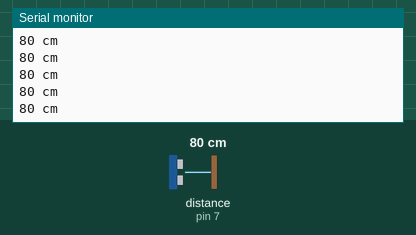
Simulated run of this sketch. Board: Arduino Uno, built with avr-gcc and run on an emulated ATmega328P. Parts: the last lines printed to the serial monitor. Wiring (inferred from the names in the program): ultrasonic range finder: trigger pin 8; echo pin 7. The inputs (shaded band) are chosen by the test bench; at power-on: distance to the obstacle (sensor on pin 7) 80 cm. The echo pulse lasts 58.3 µs per cm.

Above: at 1.2 s.
1.3 s: distance to the obstacle (sensor on pin 7) set to 9 cm
At 1.34 s:
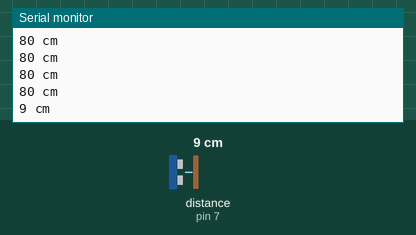
4.3 s: distance to the obstacle (sensor on pin 7) set to 4 cm
At 4.31 s:
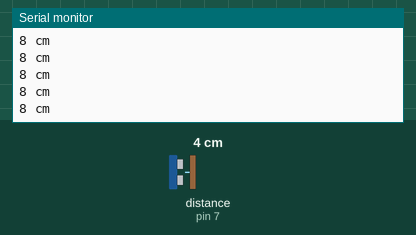
Timing chart, 0 to 7.3 s (numbered marks = the images above; inputs shaded):
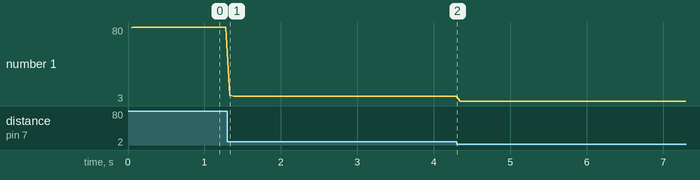

Measured:
- after the input at 1.3 s, the serial monitor: prints a new line at once (image 1)
- plotted number 1: 80 → 8 after the input at 1.3 s, 8 → 3 after the input at 4.3 s

The sketch:

Ultrasound_HC-SR04.ino
```cpp
#define echoPin 7 // Echo Pin
#define trigPin 8 // Trigger Pin


long duration, distance; // Duration used to calculate distance

void setup() {
 Serial.begin (9600);
 Serial.println("Ultrasound Sensor HC-SR04 Interfacing \n");
 pinMode(trigPin, OUTPUT);
 pinMode(echoPin, INPUT);

}

void loop() {
/* The following trigPin/echoPin cycle is used to determine the
 distance of the nearest object by bouncing soundwaves off of it. */
 digitalWrite(trigPin, LOW);
 delayMicroseconds(2);

 digitalWrite(trigPin, HIGH);
 delayMicroseconds(10);

 digitalWrite(trigPin, LOW);
 duration = pulseIn(echoPin, HIGH);

 //Calculate the distance (in cm) based on the speed of sound.
 distance = duration/58.2;

 /* Send the distance to the computer using Serial protocol, and
 turn LED OFF to indicate successful reading. */
 Serial.print(distance);
 Serial.println(" cm");

 //Delay 50ms before next reading.
 delay(50);
}
```
